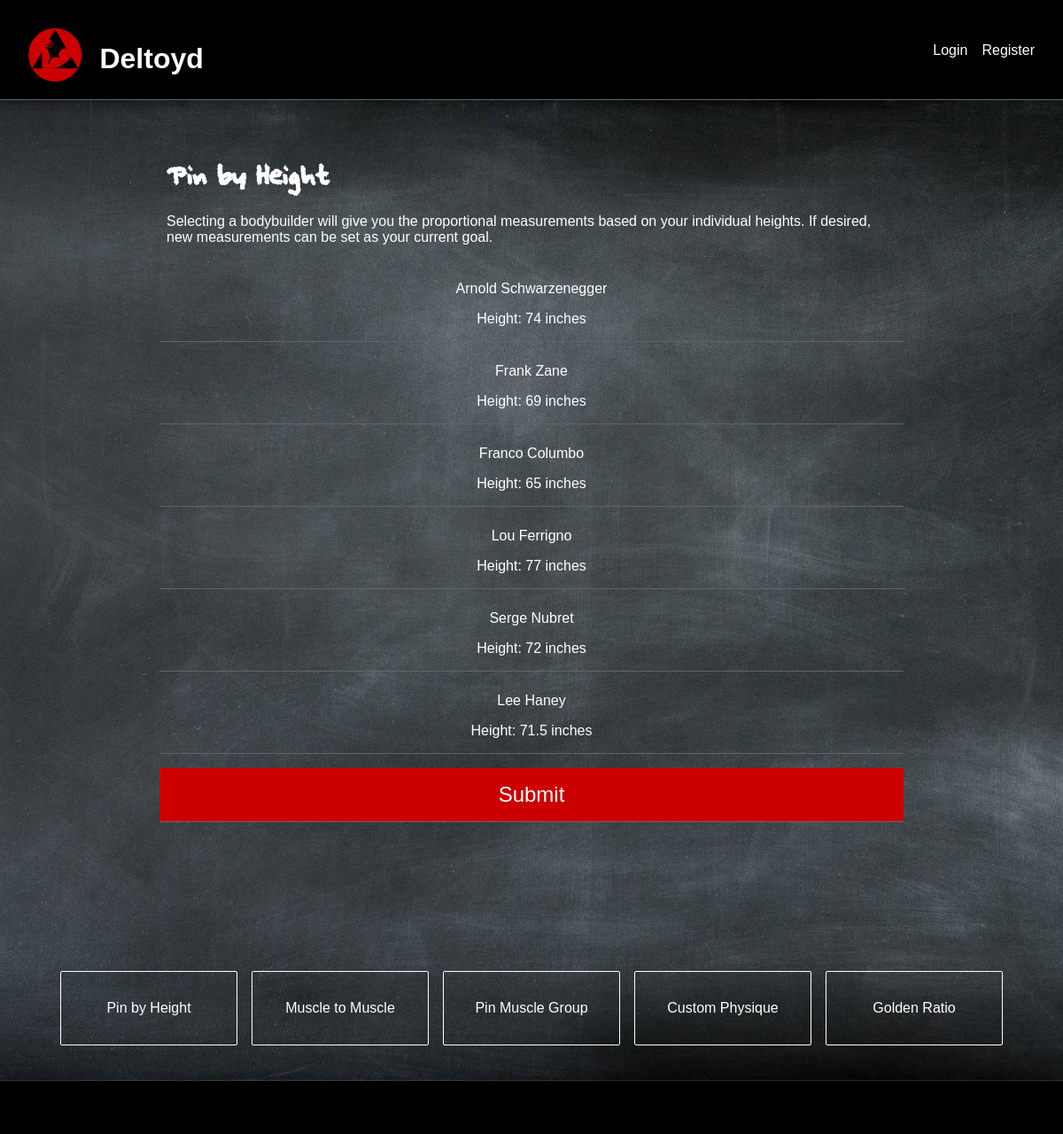
The app's page /pin-height.php with its own data.
### tables this page shows
CREATE TABLE `bodybuilders` (
  `bodybuilderID` int(11) NOT NULL,
  `name` varchar(255) NOT NULL,
  `height` varchar(255) NOT NULL,
  `contestWeight` varchar(255) NOT NULL,
  `offseasonWeight` varchar(255) NOT NULL,
  `arms` varchar(255) NOT NULL,
  `chest` varchar(255) NOT NULL,
  `waist` varchar(255) NOT NULL,
  `thighs` varchar(255) NOT NULL,
  `calves` varchar(255) NOT NULL,
  `nameCode` varchar(255) DEFAULT NULL
);

### includes/form_template.php (the view, shortened to what this page needs)
<?php
  function createBodybuilderForm($connection) {
    echo  "<div class='bodybuilder-list'>";
    $sql = "SELECT * FROM bodybuilders";
    $result = $connection->query($sql);
    if ($result->num_rows > 0) {
      while($row = $result->fetch_assoc()) {
        echo "<a href='#'>";
        echo    "<div class='bodybuilder-name-list'>";
        echo      "<div class='bodybuilder' id='". $row["name"] . "'>";
        echo        "<p>" . $row["name"] . "</p>";
        echo        "<p>Height: " . $row["height"] . " inches</p>";
        echo      "</div>";
        echo    "</div>";
        echo "</a>";
      }
    }
    echo  "<a href='#'>";
    echo    "<div class='bodybuilder-name-list form-submit'>";
    echo      "<input type='submit' id='submit' name='submit' value='Submit'>";
    echo    "</div>";
    echo  "</a>";
    echo  "</div>";
  }
 ?>

### css/main.css (style rules this page uses)
input { box-sizing: border-box; }
html { scroll-behavior: smooth; }
body { margin: 0; padding: 0; font-family: Bahnschrift, Helvetica; }
a { color: inherit; text-decoration: none; }
.bodybuilder-list { flex-grow: 1; color: white; min-width: 350px; }
.bodybuilder-name-list { padding-top: 0.5rem; text-align: center; border-bottom: 1px solid rgb(100, 100, 100); width: 100%; transition: 0.5s; cursor: pointer; }
.form-submit { margin-top: 1rem; padding: 0; }
.form-submit input { font-size: 1.5rem; background-color: rgb(204,0, 0); padding: 1rem; color: white; height: 100%; width: 100%; border: 0; text-align: center; transition: 0.5s; cursor: pointer; }

### records on screen
bodybuilders: name "Arnold Schwarzenegger", height "74"
bodybuilders: name "Frank Zane", height "69"
bodybuilders: name "Franco Columbo", height "65"
bodybuilders: name "Lou Ferrigno", height "77"
bodybuilders: name "Serge Nubret", height "72"
bodybuilders: name "Lee Haney", height "71.5"
